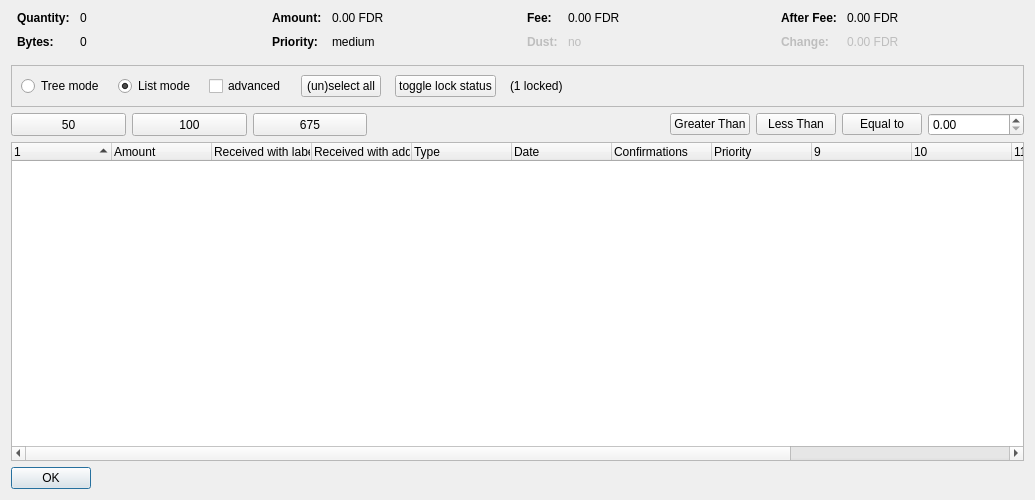
<?xml version="1.0" encoding="UTF-8"?>
<ui version="4.0">
 <class>CoinControlDialog</class>
 <widget class="QDialog" name="CoinControlDialog">
  <property name="geometry">
   <rect>
    <x>0</x>
    <y>0</y>
    <width>1035</width>
    <height>500</height>
   </rect>
  </property>
  <property name="windowTitle">
   <string>Coin Selection</string>
  </property>
  <layout class="QVBoxLayout" name="verticalLayout">
   <item>
    <layout class="QHBoxLayout" name="horizontalLayoutTop" stretch="0,0,0,0">
     <property name="topMargin">
      <number>0</number>
     </property>
     <property name="bottomMargin">
      <number>10</number>
     </property>
     <item>
      <layout class="QFormLayout" name="formLayoutCoinControl1">
       <property name="horizontalSpacing">
        <number>10</number>
       </property>
       <property name="verticalSpacing">
        <number>10</number>
       </property>
       <property name="leftMargin">
        <number>6</number>
       </property>
       <property name="rightMargin">
        <number>6</number>
       </property>
       <item row="0" column="0">
        <widget class="QLabel" name="labelCoinControlQuantityText">
         <property name="font">
          <font>
           <weight>75</weight>
           <bold>true</bold>
          </font>
         </property>
         <property name="text">
          <string>Quantity:</string>
         </property>
        </widget>
       </item>
       <item row="0" column="1">
        <widget class="QLabel" name="labelCoinControlQuantity">
         <property name="cursor">
          <cursorShape>IBeamCursor</cursorShape>
         </property>
         <property name="contextMenuPolicy">
          <enum>Qt::ActionsContextMenu</enum>
         </property>
         <property name="text">
          <string notr="true">0</string>
         </property>
         <property name="textInteractionFlags">
          <set>Qt::LinksAccessibleByMouse|Qt::TextSelectableByKeyboard|Qt::TextSelectableByMouse</set>
         </property>
        </widget>
       </item>
       <item row="1" column="0">
        <widget class="QLabel" name="labelCoinControlBytesText">
         <property name="font">
          <font>
           <weight>75</weight>
           <bold>true</bold>
          </font>
         </property>
         <property name="text">
          <string>Bytes:</string>
         </property>
        </widget>
       </item>
       <item row="1" column="1">
        <widget class="QLabel" name="labelCoinControlBytes">
         <property name="cursor">
          <cursorShape>IBeamCursor</cursorShape>
         </property>
         <property name="contextMenuPolicy">
          <enum>Qt::ActionsContextMenu</enum>
         </property>
         <property name="text">
          <string notr="true">0</string>
         </property>
         <property name="textInteractionFlags">
          <set>Qt::LinksAccessibleByMouse|Qt::TextSelectableByKeyboard|Qt::TextSelectableByMouse</set>
         </property>
        </widget>
       </item>
      </layout>
     </item>
     <item>
      <layout class="QFormLayout" name="formLayoutCoinControl2">
       <property name="horizontalSpacing">
        <number>10</number>
       </property>
       <property name="verticalSpacing">
        <number>10</number>
       </property>
       <property name="leftMargin">
        <number>6</number>
       </property>
       <property name="rightMargin">
        <number>6</number>
       </property>
       <item row="0" column="0">
        <widget class="QLabel" name="labelCoinControlAmountText">
         <property name="font">
          <font>
           <weight>75</weight>
           <bold>true</bold>
          </font>
         </property>
         <property name="text">
          <string>Amount:</string>
         </property>
        </widget>
       </item>
       <item row="0" column="1">
        <widget class="QLabel" name="labelCoinControlAmount">
         <property name="cursor">
          <cursorShape>IBeamCursor</cursorShape>
         </property>
         <property name="contextMenuPolicy">
          <enum>Qt::ActionsContextMenu</enum>
         </property>
         <property name="text">
          <string notr="true">0.00 FDR</string>
         </property>
         <property name="textInteractionFlags">
          <set>Qt::LinksAccessibleByMouse|Qt::TextSelectableByKeyboard|Qt::TextSelectableByMouse</set>
         </property>
        </widget>
       </item>
       <item row="1" column="0">
        <widget class="QLabel" name="labelCoinControlPriorityText">
         <property name="font">
          <font>
           <weight>75</weight>
           <bold>true</bold>
          </font>
         </property>
         <property name="text">
          <string>Priority:</string>
         </property>
        </widget>
       </item>
       <item row="1" column="1">
        <widget class="QLabel" name="labelCoinControlPriority">
         <property name="cursor">
          <cursorShape>IBeamCursor</cursorShape>
         </property>
         <property name="contextMenuPolicy">
          <enum>Qt::ActionsContextMenu</enum>
         </property>
         <property name="text">
          <string>medium</string>
         </property>
         <property name="textInteractionFlags">
          <set>Qt::LinksAccessibleByMouse|Qt::TextSelectableByKeyboard|Qt::TextSelectableByMouse</set>
         </property>
        </widget>
       </item>
      </layout>
     </item>
     <item>
      <layout class="QFormLayout" name="formLayoutCoinControl3">
       <property name="horizontalSpacing">
        <number>10</number>
       </property>
       <property name="verticalSpacing">
        <number>10</number>
       </property>
       <property name="leftMargin">
        <number>6</number>
       </property>
       <property name="rightMargin">
        <number>6</number>
       </property>
       <item row="0" column="0">
        <widget class="QLabel" name="labelCoinControlFeeText">
         <property name="font">
          <font>
           <weight>75</weight>
           <bold>true</bold>
          </font>
         </property>
         <property name="text">
          <string>Fee:</string>
         </property>
        </widget>
       </item>
       <item row="0" column="1">
        <widget class="QLabel" name="labelCoinControlFee">
         <property name="cursor">
          <cursorShape>IBeamCursor</cursorShape>
         </property>
         <property name="contextMenuPolicy">
          <enum>Qt::ActionsContextMenu</enum>
         </property>
         <property name="text">
          <string notr="true">0.00 FDR</string>
         </property>
         <property name="textInteractionFlags">
          <set>Qt::LinksAccessibleByMouse|Qt::TextSelectableByKeyboard|Qt::TextSelectableByMouse</set>
         </property>
        </widget>
       </item>
       <item row="1" column="0">
        <widget class="QLabel" name="labelCoinControlLowOutputText">
         <property name="enabled">
          <bool>false</bool>
         </property>
         <property name="font">
          <font>
           <weight>75</weight>
           <bold>true</bold>
          </font>
         </property>
         <property name="text">
          <string>Dust:</string>
         </property>
        </widget>
       </item>
       <item row="1" column="1">
        <widget class="QLabel" name="labelCoinControlLowOutput">
         <property name="enabled">
          <bool>false</bool>
         </property>
         <property name="cursor">
          <cursorShape>IBeamCursor</cursorShape>
         </property>
         <property name="contextMenuPolicy">
          <enum>Qt::ActionsContextMenu</enum>
         </property>
         <property name="text">
          <string>no</string>
         </property>
         <property name="textInteractionFlags">
          <set>Qt::LinksAccessibleByMouse|Qt::TextSelectableByKeyboard|Qt::TextSelectableByMouse</set>
         </property>
        </widget>
       </item>
      </layout>
     </item>
     <item>
      <layout class="QFormLayout" name="formLayoutCoinControl4">
       <property name="horizontalSpacing">
        <number>10</number>
       </property>
       <property name="verticalSpacing">
        <number>10</number>
       </property>
       <property name="leftMargin">
        <number>6</number>
       </property>
       <property name="rightMargin">
        <number>6</number>
       </property>
       <item row="0" column="0">
        <widget class="QLabel" name="labelCoinControlAfterFeeText">
         <property name="font">
          <font>
           <weight>75</weight>
           <bold>true</bold>
          </font>
         </property>
         <property name="text">
          <string>After Fee:</string>
         </property>
        </widget>
       </item>
       <item row="0" column="1">
        <widget class="QLabel" name="labelCoinControlAfterFee">
         <property name="cursor">
          <cursorShape>IBeamCursor</cursorShape>
         </property>
         <property name="contextMenuPolicy">
          <enum>Qt::ActionsContextMenu</enum>
         </property>
         <property name="text">
          <string notr="true">0.00 FDR</string>
         </property>
         <property name="textInteractionFlags">
          <set>Qt::LinksAccessibleByMouse|Qt::TextSelectableByKeyboard|Qt::TextSelectableByMouse</set>
         </property>
        </widget>
       </item>
       <item row="1" column="0">
        <widget class="QLabel" name="labelCoinControlChangeText">
         <property name="enabled">
          <bool>false</bool>
         </property>
         <property name="font">
          <font>
           <weight>75</weight>
           <bold>true</bold>
          </font>
         </property>
         <property name="text">
          <string>Change:</string>
         </property>
        </widget>
       </item>
       <item row="1" column="1">
        <widget class="QLabel" name="labelCoinControlChange">
         <property name="enabled">
          <bool>false</bool>
         </property>
         <property name="cursor">
          <cursorShape>IBeamCursor</cursorShape>
         </property>
         <property name="contextMenuPolicy">
          <enum>Qt::ActionsContextMenu</enum>
         </property>
         <property name="text">
          <string notr="true">0.00 FDR</string>
         </property>
         <property name="textInteractionFlags">
          <set>Qt::LinksAccessibleByMouse|Qt::TextSelectableByKeyboard|Qt::TextSelectableByMouse</set>
         </property>
        </widget>
       </item>
      </layout>
     </item>
    </layout>
   </item>
   <item>
    <widget class="QFrame" name="frame">
     <property name="minimumSize">
      <size>
       <width>0</width>
       <height>40</height>
      </size>
     </property>
     <property name="frameShape">
      <enum>QFrame::StyledPanel</enum>
     </property>
     <property name="frameShadow">
      <enum>QFrame::Sunken</enum>
     </property>
     <layout class="QHBoxLayout" name="horizontalLayout">
      <item>
       <layout class="QHBoxLayout" name="horizontalLayoutPanel" stretch="0,0,0,0,0,0">
        <property name="spacing">
         <number>14</number>
        </property>
        <item>
         <widget class="QRadioButton" name="radioTreeMode">
          <property name="sizePolicy">
           <sizepolicy hsizetype="Maximum" vsizetype="Fixed">
            <horstretch>0</horstretch>
            <verstretch>0</verstretch>
           </sizepolicy>
          </property>
          <property name="text">
           <string>Tree mode</string>
          </property>
         </widget>
        </item>
        <item>
           <widget class="QRadioButton" name="radioListMode">
          <property name="sizePolicy">
           <sizepolicy hsizetype="Maximum" vsizetype="Fixed">
            <horstretch>0</horstretch>
            <verstretch>0</verstretch>
           </sizepolicy>
          </property>
          <property name="text">
            <string>List mode</string>
          </property>
          <property name="checked">
           <bool>true</bool>
          </property>
         </widget>
        </item>
        <item>
         <widget class="QCheckBox" name="advanced">
          <property name="minimumSize">
           <size>
            <width>70</width>
            <height>17</height>
           </size>
          </property>
          <property name="text">
           <string>advanced</string>
          </property>
         </widget>
        </item>
        <item>
         <widget class="QPushButton" name="pushButtonSelectAll">
          <property name="sizePolicy">
           <sizepolicy hsizetype="Maximum" vsizetype="Fixed">
            <horstretch>0</horstretch>
            <verstretch>0</verstretch>
           </sizepolicy>
          </property>
          <property name="text">
           <string>(un)select all</string>
          </property>
          <property name="autoDefault">
           <bool>false</bool>
          </property>
         </widget>
        </item>
        <item>
         <widget class="QPushButton" name="pushButtonToggleLock">
          <property name="sizePolicy">
           <sizepolicy hsizetype="Maximum" vsizetype="Fixed">
            <horstretch>0</horstretch>
            <verstretch>0</verstretch>
           </sizepolicy>
          </property>
          <property name="text">
           <string>toggle lock status</string>
          </property>
          <property name="autoDefault">
           <bool>false</bool>
          </property>
         </widget>
        </item>
        <item>
         <widget class="QLabel" name="labelLocked">
          <property name="text">
           <string>(1 locked)</string>
          </property>
         </widget>
        </item>
        <item>
         <spacer name="horizontalSpacer">
          <property name="orientation">
           <enum>Qt::Horizontal</enum>
          </property>
          <property name="sizeHint" stdset="0">
           <size>
            <width>40</width>
            <height>20</height>
           </size>
          </property>
         </spacer>
        </item>
       </layout>
      </item>
     </layout>
    </widget>
   </item>
   <item>
    <layout class="QHBoxLayout" name="horizontalLayout_3">
     <item>
      <widget class="QPushButton" name="select_50">
       <property name="minimumSize">
        <size>
         <width>115</width>
         <height>23</height>
        </size>
       </property>
       <property name="text">
        <string>50</string>
       </property>
      </widget>
     </item>
     <item>
      <widget class="QPushButton" name="select_100">
       <property name="minimumSize">
        <size>
         <width>115</width>
         <height>23</height>
        </size>
       </property>
       <property name="text">
        <string>100</string>
       </property>
      </widget>
     </item>
     <item>
      <widget class="QPushButton" name="select_675">
       <property name="minimumSize">
        <size>
         <width>114</width>
         <height>23</height>
        </size>
       </property>
       <property name="text">
        <string>675</string>
       </property>
      </widget>
     </item>
     <item>
      <spacer name="horizontalSpacer_2">
       <property name="orientation">
        <enum>Qt::Horizontal</enum>
       </property>
       <property name="sizeHint" stdset="0">
        <size>
         <width>40</width>
         <height>20</height>
        </size>
       </property>
      </spacer>
     </item>
     <item>
      <widget class="QPushButton" name="GreaterThan">
       <property name="text">
        <string>Greater Than</string>
       </property>
      </widget>
     </item>
     <item>
      <widget class="QPushButton" name="LessThan">
       <property name="text">
        <string>Less Than</string>
       </property>
      </widget>
     </item>
     <item>
      <widget class="QPushButton" name="EqualTo">
       <property name="text">
        <string>Equal to</string>
       </property>
      </widget>
     </item>
     <item>
      <widget class="QDoubleSpinBox" name="num_box">
       <property name="minimumSize">
        <size>
         <width>96</width>
         <height>20</height>
        </size>
       </property>
      </widget>
     </item>
    </layout>
   </item>
   <item>
    <layout class="QVBoxLayout" name="verticalLayout_2"/>
   </item>
   <item>
    <layout class="QHBoxLayout" name="horizontalLayout_2"/>
   </item>
   <item>
    <widget class="CoinControlTreeWidget" name="treeWidget">
     <property name="contextMenuPolicy">
      <enum>Qt::CustomContextMenu</enum>
     </property>
     <property name="sortingEnabled">
      <bool>false</bool>
     </property>
     <property name="columnCount">
      <number>13</number>
     </property>
     <attribute name="headerShowSortIndicator" stdset="0">
      <bool>true</bool>
     </attribute>
     <attribute name="headerStretchLastSection">
      <bool>false</bool>
     </attribute>
     <column>
      <property name="text">
       <string/>
      </property>
     </column>
     <column>
      <property name="text">
       <string>Amount</string>
      </property>
     </column>
     <column>
      <property name="text">
       <string>Received with label</string>
      </property>
     </column>
     <column>
      <property name="text">
       <string>Received with address</string>
      </property>
     </column>
     <column>
      <property name="text">
	<string>Type</string>
      </property>
     </column>
     <column>
      <property name="text">
       <string>Date</string>
      </property>
     </column>
     <column>
      <property name="text">
       <string>Confirmations</string>
      </property>
      <property name="toolTip">
       <string>Confirmed</string>
      </property>
     </column>
     <column>
      <property name="text">
       <string>Priority</string>
      </property>
     </column>
     <column>
      <property name="text">
       <string/>
      </property>
     </column>
     <column>
      <property name="text">
       <string/>
      </property>
     </column>
     <column>
      <property name="text">
       <string/>
      </property>
     </column>
     <column>
      <property name="text">
       <string/>
      </property>
     </column>
     <column>
      <property name="text">
       <string/>
      </property>
     </column>
    </widget>
   </item>
   <item>
    <widget class="QDialogButtonBox" name="buttonBox">
     <property name="sizePolicy">
      <sizepolicy hsizetype="Maximum" vsizetype="Fixed">
       <horstretch>0</horstretch>
       <verstretch>0</verstretch>
      </sizepolicy>
     </property>
     <property name="orientation">
      <enum>Qt::Horizontal</enum>
     </property>
     <property name="standardButtons">
      <set>QDialogButtonBox::Ok</set>
     </property>
    </widget>
   </item>
  </layout>
 </widget>
 <customwidgets>
  <customwidget>
   <class>CoinControlTreeWidget</class>
   <extends>QTreeWidget</extends>
   <header>coincontroltreewidget.h</header>
  </customwidget>
 </customwidgets>
 <resources/>
 <connections/>
</ui>
